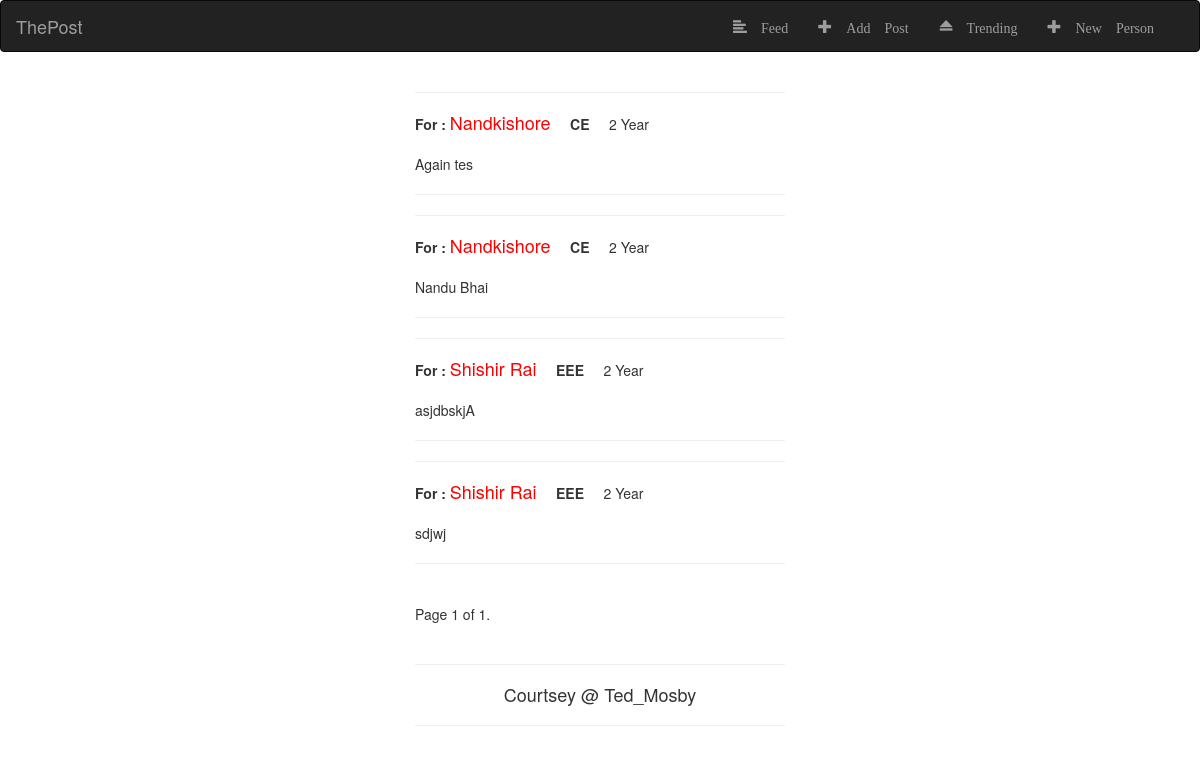
Page /names/all/posts on the committed database.
### names/models.py (models this page shows, shortened)
class posts(models.Model):
	name = models.ForeignKey(names,on_delete=models.CASCADE)
	post = models.CharField(max_length=450)
	dat = models.DateTimeField(auto_now_add=True)

class names(models.Model):
	name = models.CharField(max_length=100,help_text='Enter the name of the person')
	branch = models.CharField(max_length=100,choices=Branch_Choices,help_text="Enter Person's Branch Here")
	year = models.CharField(max_length=10,choices=Year_Choices,help_text='Enter the year of study of person')
	num_posts = models.IntegerField(default=0)
	def __str__(self):
		return self.name

### names/views.py (the view)
# urls.py: path('all/posts',views.all_post,name='all_post'),
def all_post(request):
	recent_posts = posts.objects.all().order_by('-dat')
	paginator = Paginator(recent_posts,7)
	page = request.GET.get('page')
	posts_all = paginator.get_page(page)
	return render(request,'names/all_posts.html',{'posts':posts_all})

### names/templates/names/all_posts.html (shortened to what this page needs)
{% extends 'base_generic.html' %}
{% block content %}
{% for p in posts %}
<hr>
<strong style="display: inline;">For : </strong><h4 style="display: inline; color: red;">{{p.name}}</h4>
&nbsp &nbsp <b><p style="display: inline;">{{p.name.branch}} </p></b> &nbsp &nbsp <p style="display: inline;">{{p.name.year}} Year </p>
<br>
<br>
<p style="display: inline;">{{p.post}}</p>
<br>
<hr>
{% endfor %}
<div class="pagination">
    <span class="step-links">
        <span class="current">
            Page {{ posts.number }} of {{posts.paginator.num_pages }}.
        </span>
    </span>
</div>
{% endblock %}

### names/templates/base_generic.html (shortened to what this page needs)
<!DOCTYPE html>
<html>
<head>
  <link rel="stylesheet" href="https://maxcdn.bootstrapcdn.com/bootstrap/3.3.7/css/bootstrap.min.css">
</head>
<body>
{% block navbar %}
<nav class="navbar navbar-inverse">
  <div class="container-fluid">
    <div class="navbar-header">
      <a class="navbar-brand" href="{% url 'Index' %}">ThePost</a>
    </div>
    <div class="collapse navbar-collapse" id="myNavbar">
    <ul class="nav navbar-nav" style="float: right;">
      <li><a href="{% url 'all_post' %}"><span class="glyphicon glyphicon-align-left" aria-hidden="true"> Feed </span></a></li>
      <li><a href="{% url 'Index' %}"><span class="glyphicon glyphicon-plus" aria-hidden="true"> Add Post</span></a></li>
      <li><a href="{% url 'Index' %}"><span class="glyphicon glyphicon-eject" aria-hidden="true"> Trending</span></a></li>
      <li><a href="{% url 'add_name' %}"><span class="glyphicon glyphicon-plus" aria-hidden="true"> New Person</span></a></li>
    </ul>
    </div>
  </div>
</nav>
{% endblock %}
<div class="container-fluid">
  <div class="row">
    <div class="col-sm-4">
    </div>
    <div class="col-sm-4">
      {% block content%} {% endblock %}
      <div class="tedmosby">
        <hr>
  <center><h4> Courtsey @ Ted_Mosby </h4></center>
  <hr>
</div>
    </div>
  </div>
</div>
</body>
</html>

### names/templates/base_generic.html (style rules this page uses)
* { box-sizing: border-box; }
@media only screen and (min-width: 500px) { .navbar-nav { float: right; } }

### rows in the picture
posts: name "Nandkishore", name.branch "CE", name.year "2", post "Again tes"
posts: name "Nandkishore", name.branch "CE", name.year "2", post "Nandu Bhai"
posts: name "Shishir Rai", name.branch "EEE", name.year "2", post "asjdbskjA"
posts: name "Shishir Rai", name.branch "EEE", name.year "2", post "sdjwj"

### other values in the picture
{{ posts.number }} "1"
{{ posts.paginator.num_pages }} "1"
